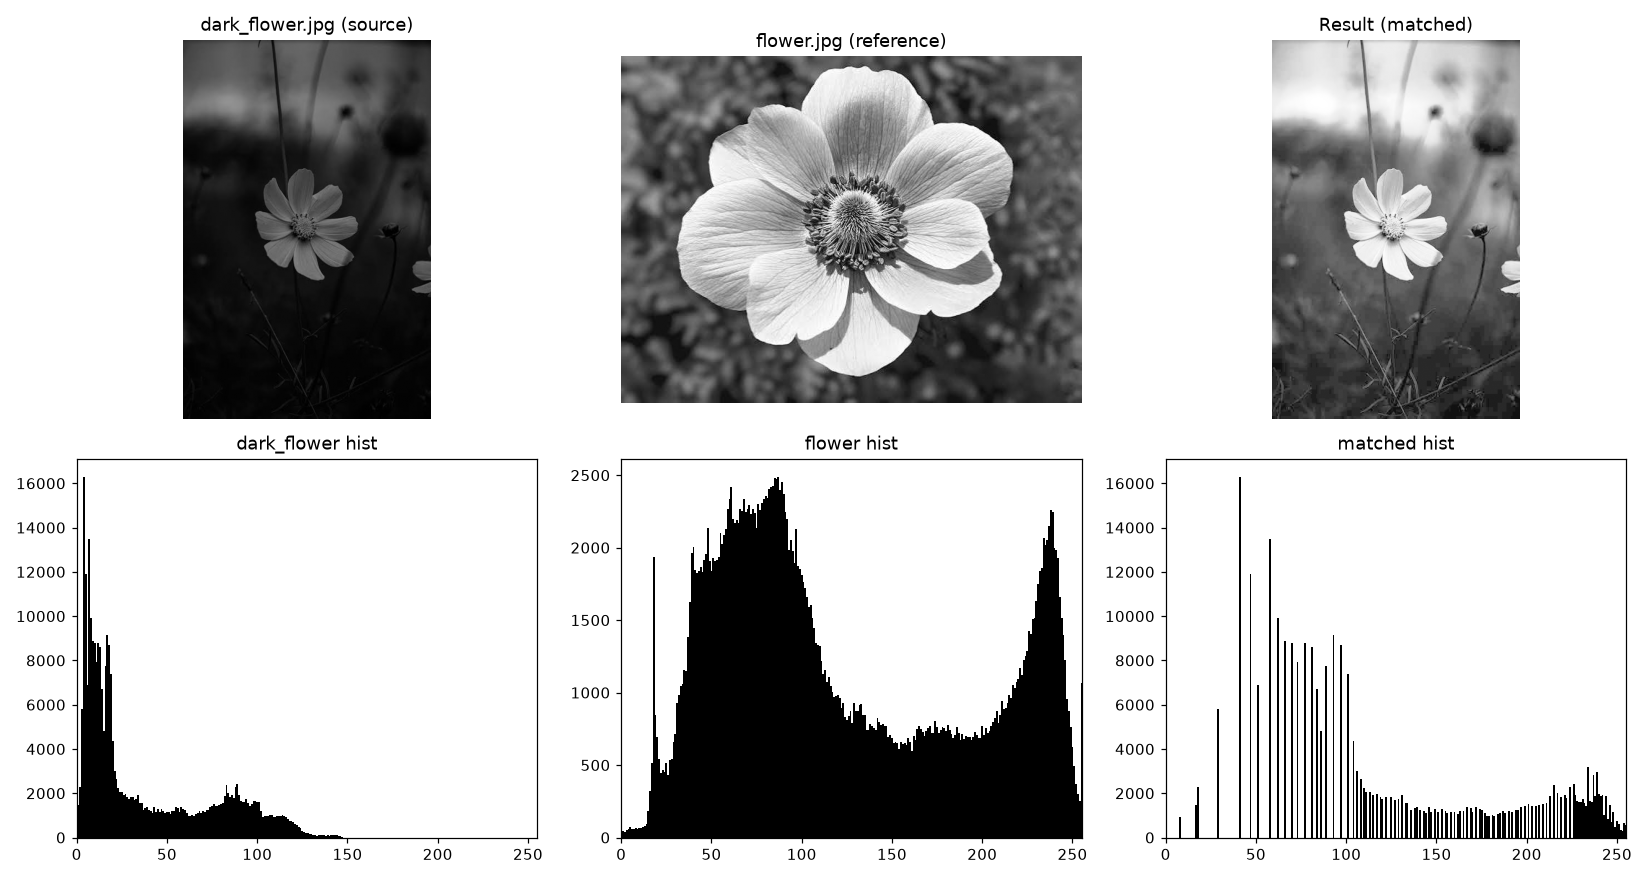

Source code (Python):
# Exercise 2e Histogram Matching

import numpy as np
from PIL import Image
import matplotlib.pyplot as plt

def histogram(img):
    hist = np.zeros(256, dtype=int)
    for value in img.ravel():
        hist[value] += 1
    return hist
 
def cdf_from_histogram(hist):
    cdf = np.cumsum(hist).astype(np.float64)
    cdf /= cdf[-1]
    return cdf
 
def match_histograms(src, ref):
    """Map intensities of src so its histogram matches ref's. Returns matched image + mapping."""
    src_cdf = cdf_from_histogram(histogram(src))
    ref_cdf = cdf_from_histogram(histogram(ref))
    mapping = np.zeros(256, dtype=np.uint8)
    for s in range(256):
        mapping[s] = np.argmin(np.abs(ref_cdf - src_cdf[s]))
    return mapping[src], mapping
 
dark   = np.array(Image.open("../Images/dark_flower.jpg").convert("L"))
flower = np.array(Image.open("../Images/flower.jpg").convert("L"))
 
matched, mapping = match_histograms(dark, flower)
Image.fromarray(matched).save("dark_flower_matched.png")
 
fig, ax = plt.subplots(2, 3, figsize=(15, 8))
ax[0,0].imshow(dark,    cmap="gray", vmin=0, vmax=255); ax[0,0].axis("off"); ax[0,0].set_title("dark_flower.jpg (source)")
ax[0,1].imshow(flower,  cmap="gray", vmin=0, vmax=255); ax[0,1].axis("off"); ax[0,1].set_title("flower.jpg (reference)")
ax[0,2].imshow(matched, cmap="gray", vmin=0, vmax=255); ax[0,2].axis("off"); ax[0,2].set_title("Result (matched)")
ax[1,0].bar(range(256), histogram(dark),    width=1.0, color="black"); ax[1,0].set_title("dark_flower hist"); ax[1,0].set_xlim(0,255)
ax[1,1].bar(range(256), histogram(flower),  width=1.0, color="black"); ax[1,1].set_title("flower hist");      ax[1,1].set_xlim(0,255)
ax[1,2].bar(range(256), histogram(matched), width=1.0, color="black"); ax[1,2].set_title("matched hist");     ax[1,2].set_xlim(0,255)
plt.tight_layout(); plt.savefig("histogram_matching.png", dpi=110); plt.close()
print("matching done")
